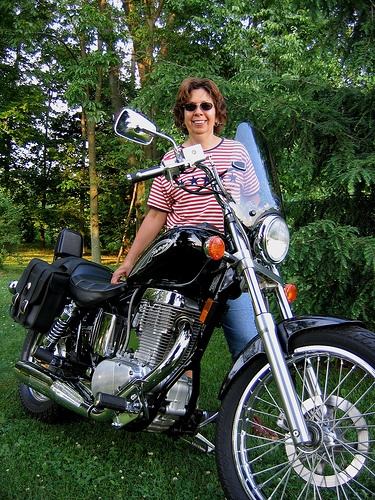
#> input picture Code/Avec CNN/ColorisationUNET/Dataset/2007_002488.jpg, 375 x 500 px; its folder holds 4 pictures in this run
$ python preprocessing.py
#> lines starting #> are read from the running program, lines starting #| are printed output that depends on the picture
import os
from PIL import Image

# Dossiers source et cible
source_folder = "Dataset"
target_folder = "Dataset_preprocessed"

os.makedirs(target_folder, exist_ok=True)

def resize_image(image, target_size=(256, 256)):
    """Convertit l'image en niveaux de gris et redimensionne."""
    return image.convert("L").resize(target_size)

for filename in os.listdir(source_folder):
    if filename.lower().endswith((".jpg", ".jpeg", ".png")):
        img_path = os.path.join(source_folder, filename)
        try:
            img = Image.open(img_path)
#> img is the input picture: PIL image 375x500 RGB; mean R, G, B 68.9, 80.5, 64.6
            gray_image = resize_image(img)
#> in resize_image, `return image.convert("L").resize(target_size)`:
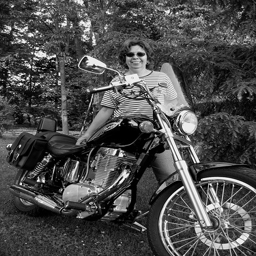
#> returned value: PIL image 256x256 L; min 0, max 255, mean 75.3
            gray_image.save(os.path.join(target_folder, filename))
            print(f"Image prétraitée : {filename}")
        except Exception as e:
            print(f"Erreur pour {filename} : {e}")
#> pass 2 of the loop `for filename in os.listdir(source_folder):`:
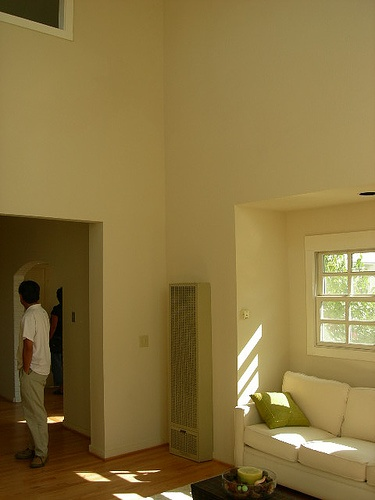
#> input picture Code/Avec CNN/ColorisationUNET/Dataset/2007_006373.jpg, 375 x 500 px
#> img is the input picture: PIL image 375x500 RGB; mean R, G, B 135.7, 114.8, 63.2
#> in resize_image (call 2), `return image.convert("L").resize(target_size)`:
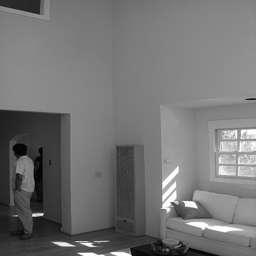
#> returned value: PIL image 256x256 L; min 0, max 255, mean 115.1
#> pass 3 of the loop `for filename in os.listdir(source_folder):`:
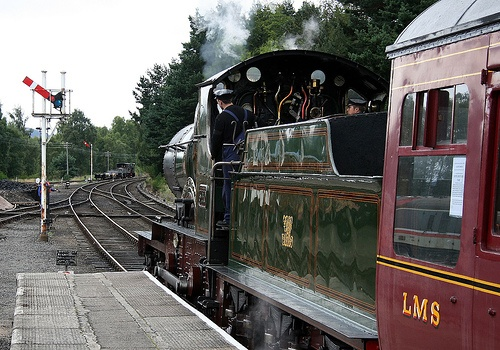
#> input picture Code/Avec CNN/ColorisationUNET/Dataset/2007_006802.jpg, 500 x 350 px
#> img is the input picture: PIL image 500x350 RGB; mean R, G, B 107.2, 103.1, 100.1
#> in resize_image (call 3), `return image.convert("L").resize(target_size)`:
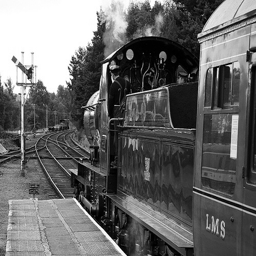
#> returned value: PIL image 256x256 L; min 0, max 255, mean 104
#> the loop made 4 passes; the first 3 are shown

print("Prétraitement terminé.")
